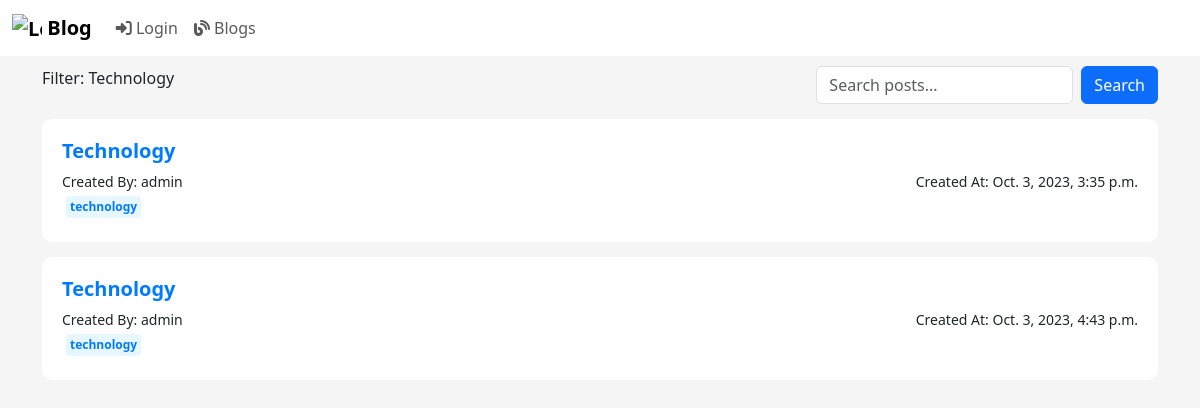
Page /blog/tagposts/15 on the earlier database version.
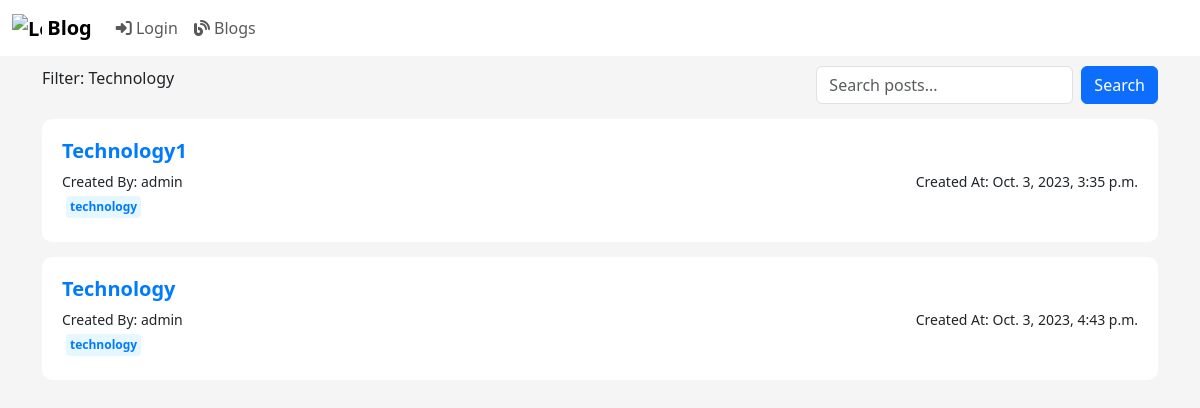
Same page on the later database version.
### myApp/models.py (models this page shows, shortened)
class Blog(models.Model):
  ID = models.BigAutoField(auto_created = True, primary_key=True, verbose_name="ID")
  title = models.CharField(max_length=200)
  content = models.TextField()
  author = models.ForeignKey(User, on_delete=models.CASCADE, blank=False)
  created_at = models.DateTimeField(auto_now_add=True, blank=True)
  updated_at = models.DateTimeField(auto_now=True)
  is_draft = models.BooleanField(default=True)
  publish_status = models.CharField(max_length=10, choices=[('draft', 'Draft'), ('published', 'Published')], default='draft')
  tags = models.ManyToManyField(Tag,related_name="tag_posts")
  categories = models.ManyToManyField(Category)
  company = models.ForeignKey(Company, on_delete=models.SET_NULL, blank=True, null=True)

### myApp/views.py (the view)
# urls.py: path('blog/tagposts/<int:id>', views.tagposts, name='tagposts'),
def tagposts(request,id):
    tag = Tag.objects.get(pk=id)
    posts = tag.tag_posts.all()
    query = request.GET.get('q')
    if query:
        posts = posts.filter(Q(title__icontains=query)|Q(content__icontains=query))
    return render(request, 'Blog/tagposts.html', {'Blogs':posts,'tag':tag.tag_name, "query":query})

### myApp/templates/Blog/tagposts.html (shortened to what this page needs)
<!DOCTYPE html>
<html lang="en">
	{% load static %} {% load crispy_forms_tags %}
	<head>
		<link href="{% static 'css/bootstrap.css' %}" rel="stylesheet" />
		<link href="{% static 'css/home.css' %}" rel="stylesheet" />
	</head>
	<body>
		{% include "Blog/blogNavBar.html" %}
		<div class="container-md">
			<div class="feed-search">
				<span>Filter: {{tag|capfirst}}</span>
				<div>
					<form method="get" class="d-flex search-form" role="search">
						<input class="form-control me-2" type="search" name="q" placeholder="Search posts..." {% if query %}value="{{ query }}"{% endif %}>
						<button class="btn btn-primary" type="submit">Search</button>
					</form>
				</div>
			</div>
			{% for blog in Blogs %}
			<div class="container-sm container">
				<h5><a href="{% url "blogPage" id=blog.ID %}">{{ blog.title|capfirst  }}</a></h5>
				<div class="little">
					<div>Created By: {{ blog.author.username }}</div>
					<div>Created At: {{ blog.created_at }}</div>
				</div>
				{% if blog.tags.all %}
				<div class="Tags">
					{% for tag in blog.tags.all %}
					<a href="{% url "tagposts" tag.pk %}" class="tag" >
						<span >{{ tag.tag_name }}</span>
					{% endfor %}
					</a>
				</div>
				{% endif %}
			</div>
			{% endfor %}
		</div>
	</body>
</html>

Differences in the rows shown:
changed Blog: title "Technology" → "Technology1"
